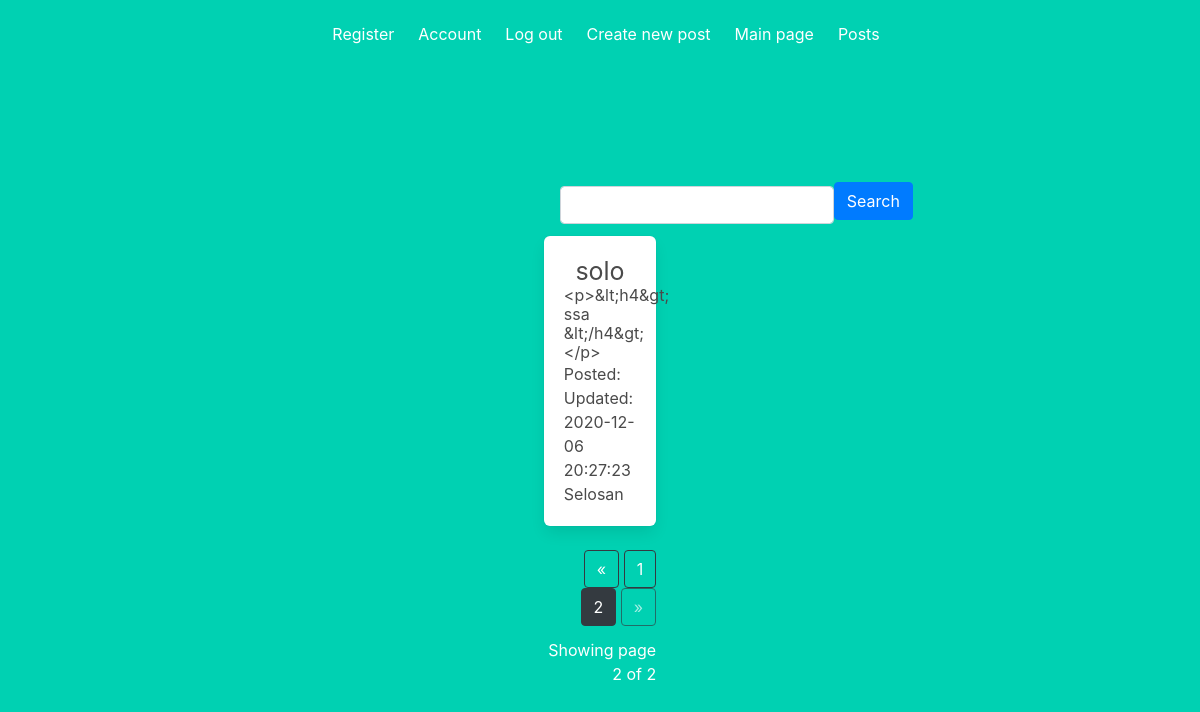
Page /posts?page=2 (signed in) on the committed database.
### app/models.py (models this page shows, shortened)
class Post(db.Model):
    id = db.Column(db.Integer, primary_key=True)
    title = db.Column(db.String(100))
    body = db.Column(db.String(140))
    timestamp = db.Column(db.DateTime, index=True, default=dt.utcnow)
    updatetime = db.Column(db.DateTime, default=dt.utcnow)
    user_id = db.Column(db.Integer, db.ForeignKey('user.id'))

class User(db.Model, UserMixin):
    id = db.Column(db.Integer, primary_key=True)
    username = db.Column(db.String(64), index=True, unique=True)
    email = db.Column(db.String(120), index=True, unique=True)
    password_hash = db.Column(db.String(128))
    posts = db.relationship('Post', backref='author', lazy='dynamic')
    image_file = db.Column(db.String(20), nullable=False, default='default.jpg')
    about_me = db.Column(db.String(140))
    last_seen = db.Column(db.DateTime, default=dt.utcnow)
    admin = db.Column(db.Boolean, default=False)

### app/blueprints/post/views.py (the view)
@post_blueprint.route('/posts',methods=['GET', 'POST'])
def posts():
    q = request.args.get('q')
    if q:
        posts = Post.query.filter(Post.title.contains(q) | Post.body.contains(q))
    else:
        posts = Post.query.order_by(Post.timestamp.desc())
    page = request.args.get('page', 1, type=int)
    posts = posts.paginate(page=page, per_page=ROWS_PER_PAGE)
    return render_template('post/posts.html', posts=posts, q=q)

### app/models.py (called while the page is built)
@login.user_loader
def load_user(id):
    return User.query.get(int(id))

### app/blueprints/post/templates/post/posts.html (shortened to what this page needs)
{% extends "layout.html" %}
{% block content %}
<div class="column is-4 is-offset-4">
    <form class="form-inline">
        <div class="form-group mx-sm-3 mb-2">
            <input class="form-control" type='text', name='q',  >
                <button type='submit' class="btn btn-primary mb-2"> Search</button>
        </div>
    </form>
    {% for post in posts.items %}
   <div class="box">
       <div class="text-center">
           <h1 style="font-size: 25px;" >{{post.title}}</h1>
           <h5 style="text-align: left;">{{post.body}}</h5>
           <inline><p style="text-align: left;"> Posted: </p></inline>
           <inline><p style="text-align: left;">Updated: {{post.updatetime}}</p></inline>
           <inline><p style="text-align: left;"> {{post.author.username}} </p></inline>
      </div>
   </div>
    {% endfor %}
<div class="text-right">
  <a href="{{ url_for('posts.posts', page=posts.prev_num, q=q) }}"
     class="btn btn-outline-dark
     {% if posts.page == 1 %}disabled{% endif %}">
      &laquo;
  </a>
  {% for page_num in posts.iter_pages(left_edge=1, right_edge=1, left_current=1, right_current=2) %}
{% if page_num %}
          {% if posts.page == page_num %}
          <a href="{{ url_for('posts.posts', page=page_num, q=q) }}"
             class="btn btn-dark">
              {{ page_num }}
          </a>
          {% else %}
          <a href="{{ url_for('posts.posts', page=page_num, q=q) }}"
             class="btn btn-outline-dark">
              {{ page_num }}
          </a>
          {% endif %}
      {% else %}
          ...
      {% endif %}
  {% endfor %}
  <a href="{{ url_for('posts.posts', page=posts.next_num, q=q) }}"
     class="btn btn-outline-dark
     {% if posts.page == posts.pages %}disabled{% endif %}">
      &raquo;
  </a>
</div>
<p class="text-right mt-3">
 Showing page {{ posts.page }} of {{ posts.pages }}
</p>
</div>
{% endblock %}

### app/static/css/main.css (style rules this page uses)
body { margin: 0; padding: 0; font-family: "Helvetica Neue", Helvetica, Arial, sans-serif; color: #444; }

### rows in the picture
Post: title "solo", body "<p>&lt;h4&gt; ssa &lt;/h4&gt;</p>", updatetime "2020-12-06 20:27:23", author.username "Selosan"

### other values in the picture
{{ page_num }} "1"
{{ page_num }} "2"
{{ posts.page }} "2"
{{ posts.pages }} "2"
